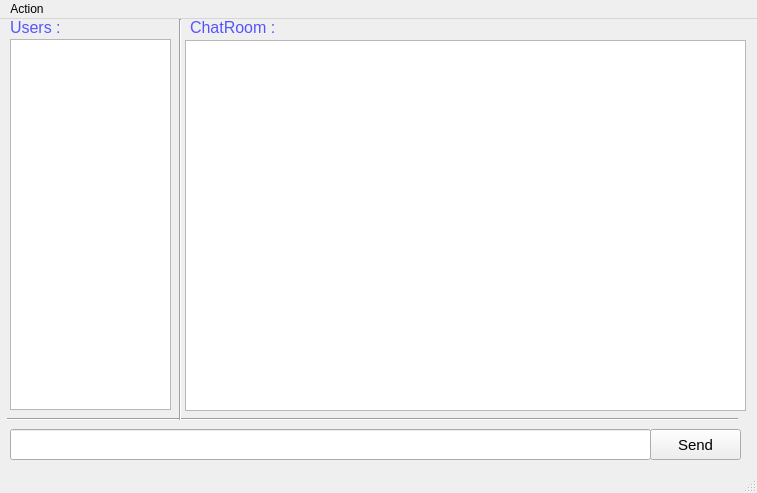
<?xml version="1.0" encoding="UTF-8"?>
<ui version="4.0">
 <class>MainWindow</class>
 <widget class="QMainWindow" name="MainWindow">
  <property name="geometry">
   <rect>
    <x>0</x>
    <y>0</y>
    <width>757</width>
    <height>493</height>
   </rect>
  </property>
  <property name="palette">
   <palette>
    <active>
     <colorrole role="WindowText">
      <brush brushstyle="SolidPattern">
       <color alpha="255">
        <red>85</red>
        <green>85</green>
        <blue>255</blue>
       </color>
      </brush>
     </colorrole>
    </active>
    <inactive>
     <colorrole role="WindowText">
      <brush brushstyle="SolidPattern">
       <color alpha="255">
        <red>85</red>
        <green>85</green>
        <blue>255</blue>
       </color>
      </brush>
     </colorrole>
    </inactive>
    <disabled>
     <colorrole role="WindowText">
      <brush brushstyle="SolidPattern">
       <color alpha="255">
        <red>120</red>
        <green>120</green>
        <blue>120</blue>
       </color>
      </brush>
     </colorrole>
    </disabled>
   </palette>
  </property>
  <property name="acceptDrops">
   <bool>false</bool>
  </property>
  <property name="windowTitle">
   <string>Chat Room</string>
  </property>
  <property name="autoFillBackground">
   <bool>false</bool>
  </property>
  <property name="unifiedTitleAndToolBarOnMac">
   <bool>false</bool>
  </property>
  <widget class="QWidget" name="centralwidget">
   <widget class="QListWidget" name="userlist_view">
    <property name="geometry">
     <rect>
      <x>10</x>
      <y>20</y>
      <width>161</width>
      <height>371</height>
     </rect>
    </property>
    <property name="font">
     <font>
      <pointsize>14</pointsize>
      <weight>75</weight>
      <bold>true</bold>
     </font>
    </property>
   </widget>
   <widget class="QLineEdit" name="message_field">
    <property name="geometry">
     <rect>
      <x>10</x>
      <y>410</y>
      <width>641</width>
      <height>31</height>
     </rect>
    </property>
   </widget>
   <widget class="QPushButton" name="send_btn">
    <property name="geometry">
     <rect>
      <x>650</x>
      <y>410</y>
      <width>91</width>
      <height>31</height>
     </rect>
    </property>
    <property name="font">
     <font>
      <pointsize>11</pointsize>
     </font>
    </property>
    <property name="text">
     <string>Send</string>
    </property>
   </widget>
   <widget class="Line" name="line">
    <property name="geometry">
     <rect>
      <x>7</x>
      <y>390</y>
      <width>731</width>
      <height>20</height>
     </rect>
    </property>
    <property name="orientation">
     <enum>Qt::Horizontal</enum>
    </property>
   </widget>
   <widget class="Line" name="line_2">
    <property name="geometry">
     <rect>
      <x>170</x>
      <y>0</y>
      <width>20</width>
      <height>401</height>
     </rect>
    </property>
    <property name="orientation">
     <enum>Qt::Vertical</enum>
    </property>
   </widget>
   <widget class="QLabel" name="label">
    <property name="geometry">
     <rect>
      <x>10</x>
      <y>0</y>
      <width>81</width>
      <height>16</height>
     </rect>
    </property>
    <property name="font">
     <font>
      <pointsize>12</pointsize>
     </font>
    </property>
    <property name="text">
     <string>Users :</string>
    </property>
   </widget>
   <widget class="QLabel" name="label_2">
    <property name="geometry">
     <rect>
      <x>190</x>
      <y>0</y>
      <width>121</width>
      <height>16</height>
     </rect>
    </property>
    <property name="font">
     <font>
      <pointsize>12</pointsize>
     </font>
    </property>
    <property name="text">
     <string>ChatRoom :</string>
    </property>
   </widget>
   <widget class="QListWidget" name="Chat_view">
    <property name="geometry">
     <rect>
      <x>185</x>
      <y>21</y>
      <width>561</width>
      <height>371</height>
     </rect>
    </property>
   </widget>
  </widget>
  <widget class="QMenuBar" name="menubar">
   <property name="geometry">
    <rect>
     <x>0</x>
     <y>0</y>
     <width>757</width>
     <height>26</height>
    </rect>
   </property>
   <widget class="QMenu" name="menuAction">
    <property name="title">
     <string>Action</string>
    </property>
    <addaction name="actionsign_out"/>
    <addaction name="separator"/>
   </widget>
   <addaction name="menuAction"/>
  </widget>
  <widget class="QStatusBar" name="statusbar"/>
  <action name="actionsign_out">
   <property name="text">
    <string>Sign Out</string>
   </property>
  </action>
 </widget>
 <resources/>
 <connections/>
</ui>
